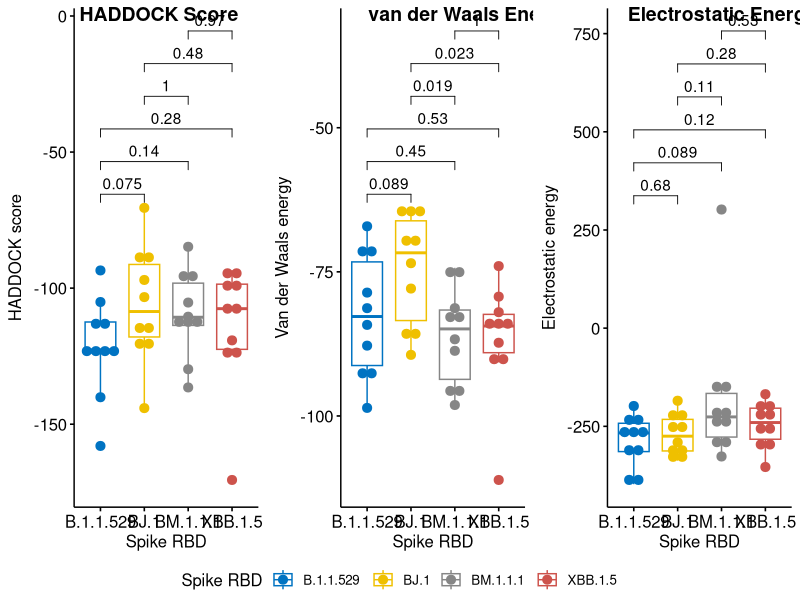

Recreate this plot in R.
## Code to generate comparison plots for subvariant antibody performance

library(dplyr)
library(readxl)
library(ggplot2)
library(ggpubr)

data <- read_excel("HADDOCK_Results.xlsx", sheet = "Results")

# wilcox.test((data %>% filter(`Spike RBD` == "BJ.1"))$`HADDOCK score`,
#             (data %>% filter(`Spike RBD` == "XBB.1.5"))$`HADDOCK score`)

## Define Variant Comparisons
# variant_comparisons <- list(
#   c("BJ.1", "BM.1.1.1"),
#   c("BJ.1", "XBB.1.5"),
#   c("BM.1.1.1", "XBB.1.5")
#   )

variant_comparisons <- combn(c("B.1.1.529", "BJ.1", "BM.1.1.1", "XBB.1.5"), 2, simplify = FALSE)

## HADDOCK Score
had_plot <- ggboxplot(data, x = "Spike RBD",
          y = "HADDOCK score",
          color = "Spike RBD",
          palette = "jco",
          add = "dotplot") + 
  stat_compare_means(method = "wilcox.test", comparisons = variant_comparisons)


## Van der Waals Energy
vdw_plot <- ggboxplot(data, x = "Spike RBD",
          y = "Van der Waals energy",
          color = "Spike RBD",
          palette = "jco",
          add = "dotplot") + 
  stat_compare_means(method = "wilcox.test", comparisons = variant_comparisons)


## Electrostatic Energy
ee_plot <- ggboxplot(data, x = "Spike RBD",
          y = "Electrostatic energy",
          color = "Spike RBD",
          palette = "jco",
          add = "dotplot") + 
  stat_compare_means(method = "wilcox.test", comparisons = variant_comparisons)



figure <- ggarrange(had_plot, vdw_plot, ee_plot,
                    labels = c("HADDOCK Score", "van der Waals Energy", "Electrostatic Energy"),
                    ncol = 3, nrow = 1,
                    common.legend = TRUE, legend = "bottom")

figure
